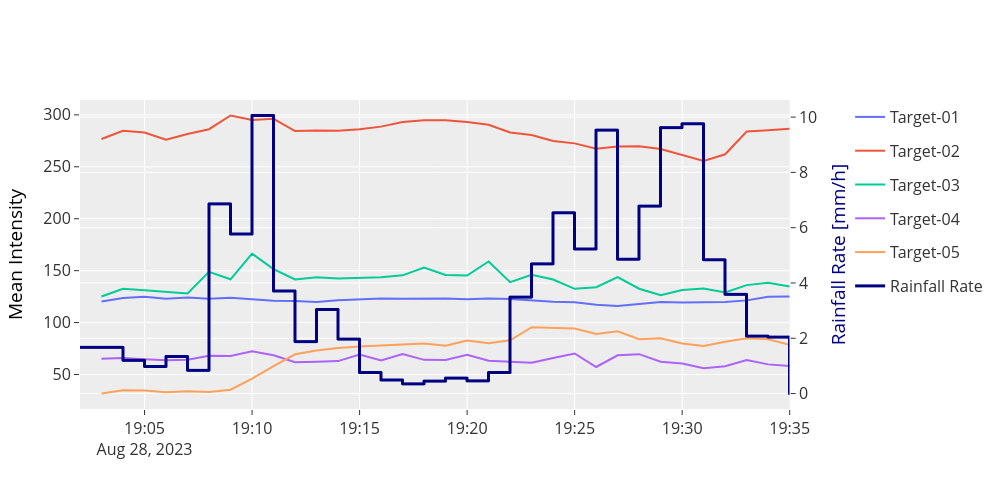
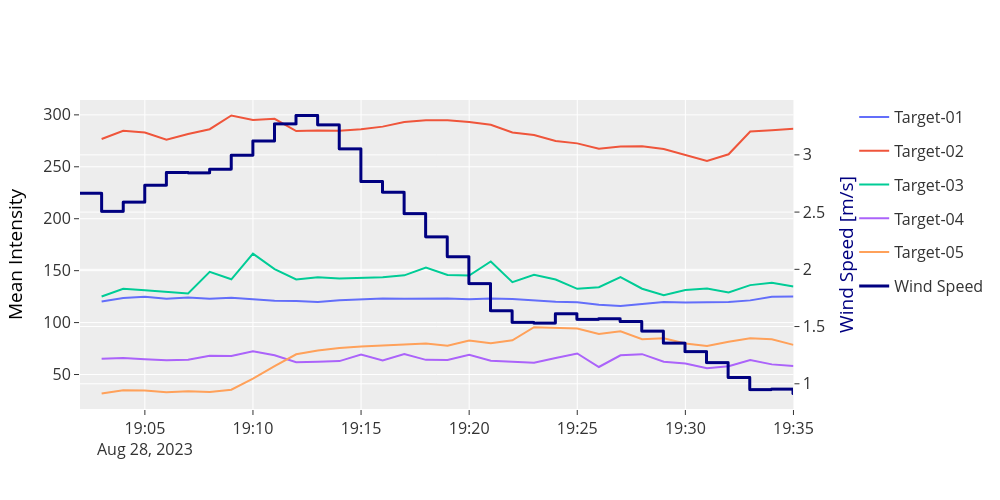
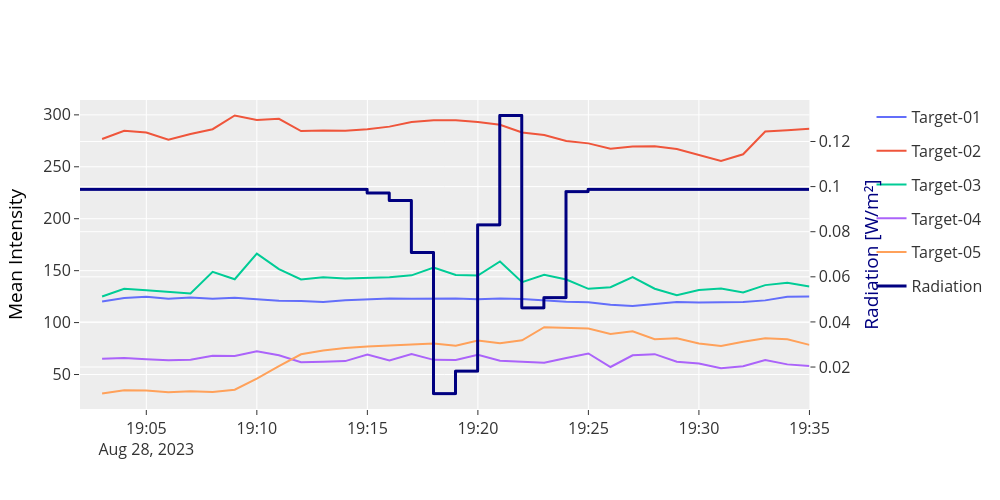

Source (notebook cell) for these figures, in order:
### Markdown cell above
### Mean intensity of full target (all reflectivities)

### Code cell
NORMALIZE = False

if NORMALIZE:
    targ_stats = target_statistics_norm
    weather_stats = df_relevant_norm
else:
    targ_stats = target_statistics
    weather_stats = df_relevant


fig = target_stat_vs_precipitation(
    targ_stats,
    weather_stats.precipitation.intensity_hour_shifted,
    exclude_cols=None,  # ["Target-02"],
    fig_size=(1000, 500),
    precipitation_name="Rainfall Rate",
    yaxis_title="Mean Intensity",
    yaxis2_title="Rainfall Rate [mm/h]",
)
fig.show()
fig = target_stat_vs_precipitation(
    targ_stats,
    weather_stats.wind.speed_avg,
    exclude_cols=None,  # ["Target-02"],
    fig_size=(1000, 500),
    precipitation_name="Wind Speed",
    yaxis_title="Mean Intensity",
    yaxis2_title="Wind Speed [m/s]",
)
fig.show()
fig = target_stat_vs_precipitation(
    targ_stats,
    weather_stats.radiation.current,
    exclude_cols=None,  # ["Target-02"],
    fig_size=(1000, 500),
    precipitation_name="Radiation",
    yaxis_title="Mean Intensity",
    yaxis2_title="Radiation [W/m²]",
)
fig.show()
